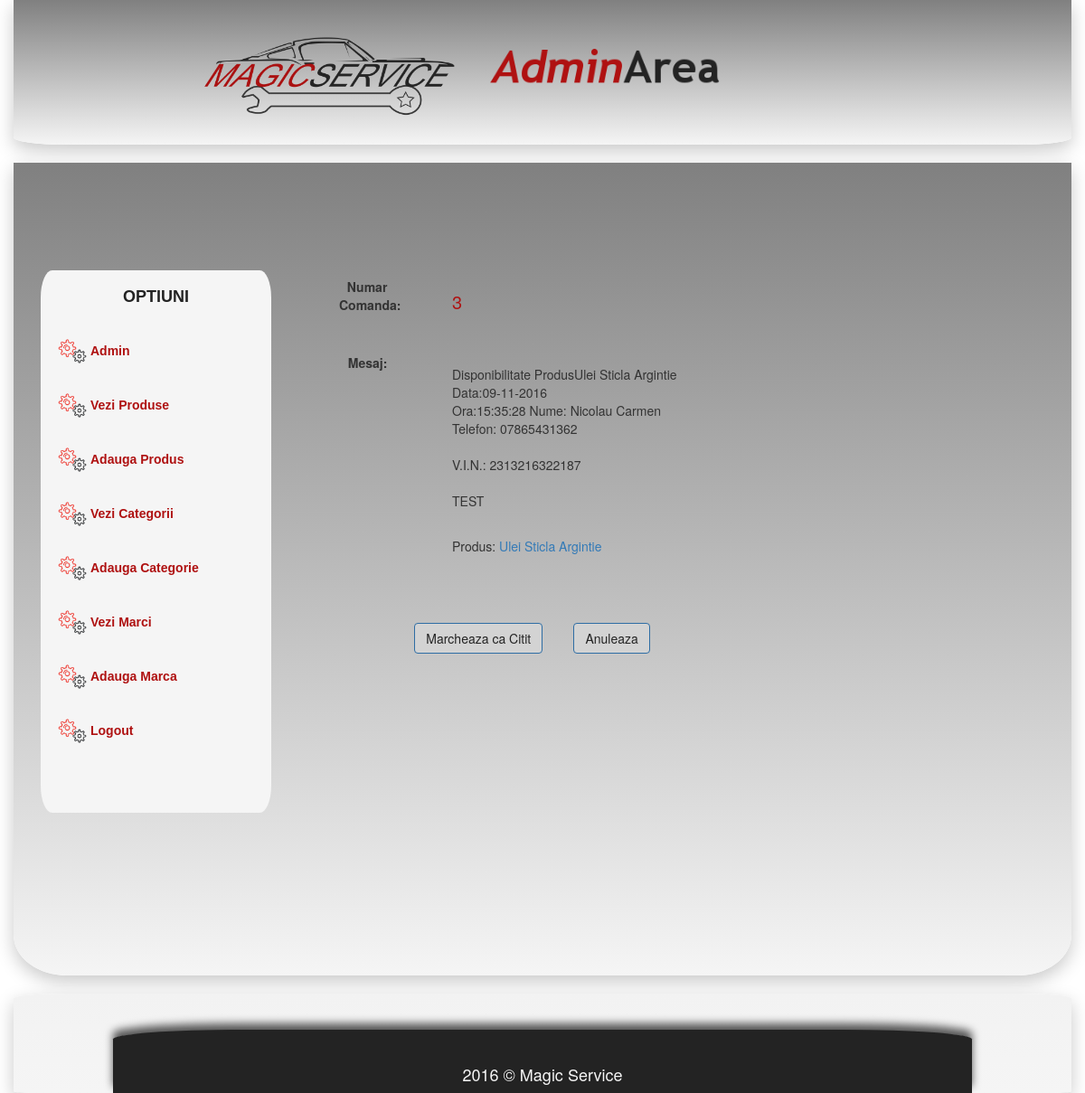
The page /admin_area/index.php?edit_msg=3 (signed in) on the database its author committed.
### tables this page shows
CREATE TABLE `messages` (
  `msg_id` int(255) NOT NULL,
  `msg` blob NOT NULL,
  `status` text NOT NULL
);

### admin_area/edit_msg.php (the view, shortened to what this page needs)
<?php
include("includes/db_connect.php");
if(isset($_GET['edit_msg'])){
    $msg_id = $_GET['edit_msg'];
    $get_msg="select * from messages WHERE msg_id='$msg_id'";
    $run_msg = mysqli_query($con, $get_msg);
    $row_msg= mysqli_fetch_array($run_msg);
    $msg_id=$row_msg['msg_id'];
    $msg= $row_msg['msg'];
}
?>
<!DOCTYPE html PUBLIC "-//W3C//DTD XHTML 1.0 Transitional//EN"
    "http://www.w3.org/TR/xhtml1/DTD/xhtml1-transitional.dtd">
<html xmlns="http://www.w3.org/1999/xhtml">
    <head>
        <link href="../css/bootstrap.min.css" rel="stylesheet" type="text/css" />
    </head>
    <body>
            <div class="col-sm-9 col-sm-8">
                <div class="col-sm-12"><br /><br /><br />
                    <form class="form-horizontal" role="form" action="" method="post" enctype="multipart/form-data">
                         <div class="form-group">
                             <label for="brand_title" class="col-sm-2 control-label">Numar Comanda: </label>
                             <div class="col-sm-8 col-sm-push-1">
                                 <span style="color:#af1111; font-size: 20px; display: block; padding-top:20px;"><?php echo $msg_id; ?></span>
                             </div>
                         </div><br /><div class="form-group">
                             <label for="brand_title" class="col-sm-2 control-label">Mesaj:</label><br />
                             <div class="col-sm-8 col-sm-push-1">
                                 <span><?php echo $msg; ?><span/>
                             </div>
                         </div><br /><br /><br />
                         <div class="form-group">
                             <div class="col-sm-offset-2 col-sm-8">
                                 <button type="submit" name="update_msg" class="btn btn-primary" style="background: lightgray; color:#232323;">Marcheaza ca Citit</button>
                                 <button type="button" data-toggle="modal" data-target="#cancel_modal" class="btn btn-primary" style="background: lightgray; color:#232323; margin-left: 10%;">Anuleaza</button>
                             </div> <br /><br /><br />
                         </div>
                    </form>
                </div>
            </div>
    </body>
</html>

### admin_area/index.php (style rules this page uses)
@media (min-width: 300px) { span { font-size:8px; } }
@media (min-width: 400px) { span { font-size:8px; } }
@media (min-width: 980px) { span { font-size:14px; } }

### admin_area/edit_msg.php (style rules this page uses)
@media (min-width: 300px) { span { font-size:8px; } }
@media (min-width: 400px) { span { font-size:8px; } }
@media (min-width: 980px) { span { font-size:14px; } }

### rows shown on the page
messages: msg_id "3", msg "Disponibilitate ProdusUlei Sticla Argintie Data:09-11-2016 Ora:15:35:28 Nume: Nicolau Carmen Telefon: 07865431362 V.I.N.: 2313216322187 TEST Produs: Ulei Sticla Argintie"
